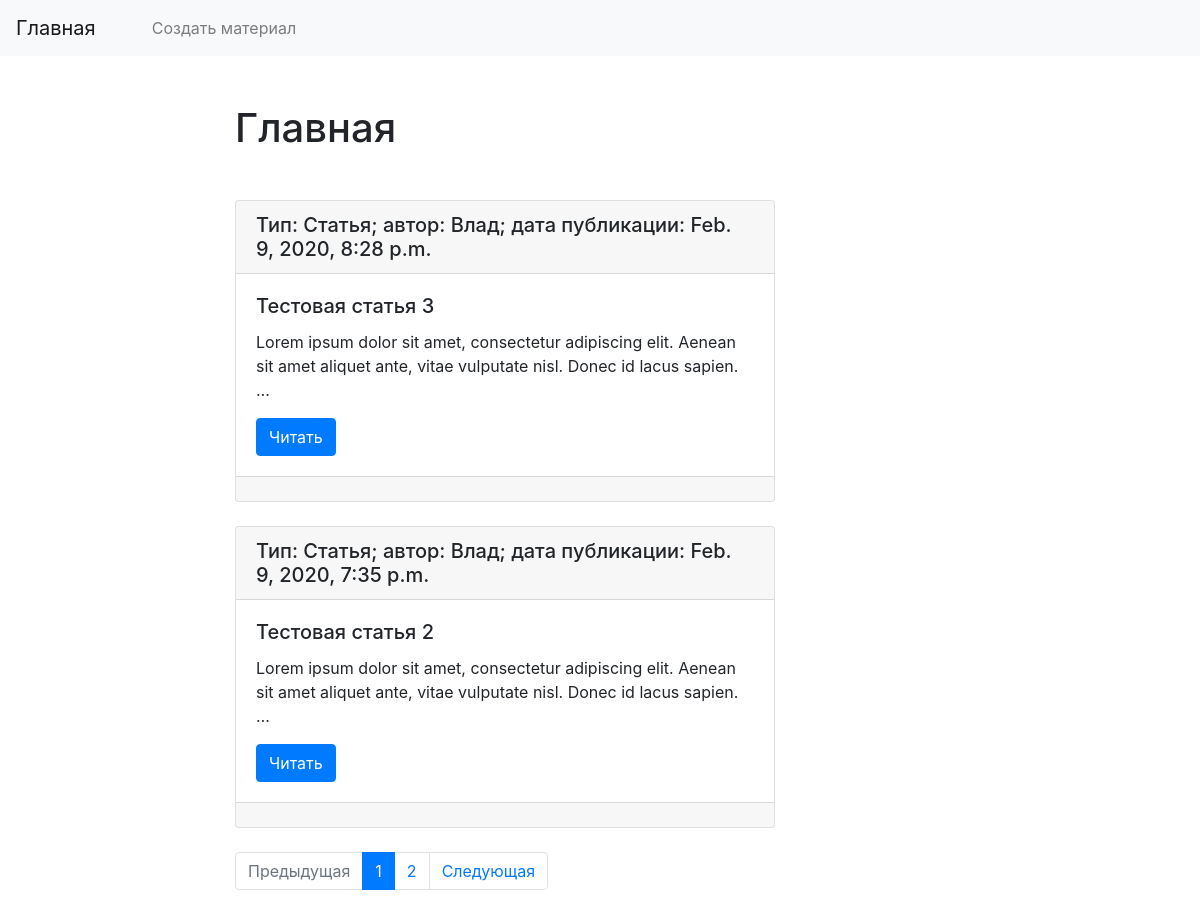
The page /kanobu/ on the database its author committed.
### materials/models.py (models this page shows)
class Material(models.Model):
    TYPES = [("Новость", "Новость"), ("Статья", "Статья")]
    title = models.CharField(max_length=150, db_index=True, verbose_name="Заголовок")
    material_type = models.CharField(
        max_length=7, choices=TYPES, verbose_name="Тип материала"
    )
    body = models.TextField(blank=True, db_index=True, verbose_name="Текст новости")
    date_create = models.DateTimeField(auto_now_add=True, verbose_name="Дата создания")
    date_pub = models.DateTimeField(auto_now=True, verbose_name="Дата публикации")
    author = models.CharField(max_length=20, db_index=True, verbose_name="Автор")
    votes = GenericRelation(LikeDislike, related_query_name="материалы")
    def get_absolute_url(self):
        return reverse("material_detail_url", kwargs={"pk": self.pk})
    class Meta:
        ordering = ["-date_pub"]

### materials/views.py (the view)
# urls.py: path("", materials_list, name="materials_list_url"),
def materials_list(request):
    materials = Material.objects.all()
    paginator = Paginator(materials, 2)
    page_number = request.GET.get("page", 1)
    page = paginator.get_page(page_number)
    is_paginated = page.has_other_pages()
    if page.has_previous():
        prev_url = "?page={}".format(page.previous_page_number())
    else:
        prev_url = ""
    if page.has_next():
        next_url = "?page={}".format(page.next_page_number())
    else:
        next_url = ""
    name = "Главная"
    context = {
        "page_object": page,
        "is_paginated": is_paginated,
        "prev_url": prev_url,
        "next_url": next_url,
        "name": name,
    }
    return render(request, "materials/materials_list.html", context=context,)

### materials/templates/materials/materials_list.html (shortened to what this page needs)
{% extends 'materials/base.html' %}
{% block content %}
<h1 class="mb-5">{{ name }}</h1>
    {% for material in page_object.object_list %}
        <div class="card mb-4">
          <h5 class="card-header">Тип: {{ material.material_type }}; автор: {{ material.author }}; дата публикации: {{ material.date_pub }}</h5>
          <div class="card-body">
            <h5 class="card-title">{{ material.title }}</h5>
            <p class="card-text">{{ material.body|truncatewords:20 }}</p>
            <a href="{{ material.get_absolute_url }}" class="btn btn-primary">Читать</a>
          </div>
          <div class="card-footer text-muted">
          </div>
        </div>
    {% endfor %}
{% endblock %}

### rows shown on the page
Material: material_type "Статья", author "Влад", date_pub "Feb. 9, 2020, 8:28 p.m.", title "Тестовая статья 3", body "Lorem ipsum dolor sit amet, consectetur adipiscing elit. Aenean sit amet aliquet ante, vitae vulputate nisl. Donec id lacus sapien. …"
Material: material_type "Статья", author "Влад", date_pub "Feb. 9, 2020, 7:35 p.m.", title "Тестовая статья 2", body "Lorem ipsum dolor sit amet, consectetur adipiscing elit. Aenean sit amet aliquet ante, vitae vulputate nisl. Donec id lacus sapien. …"

### other values the page prints
{{ name }} "Главная"
{{ n }} "1"
{{ n }} "2"
